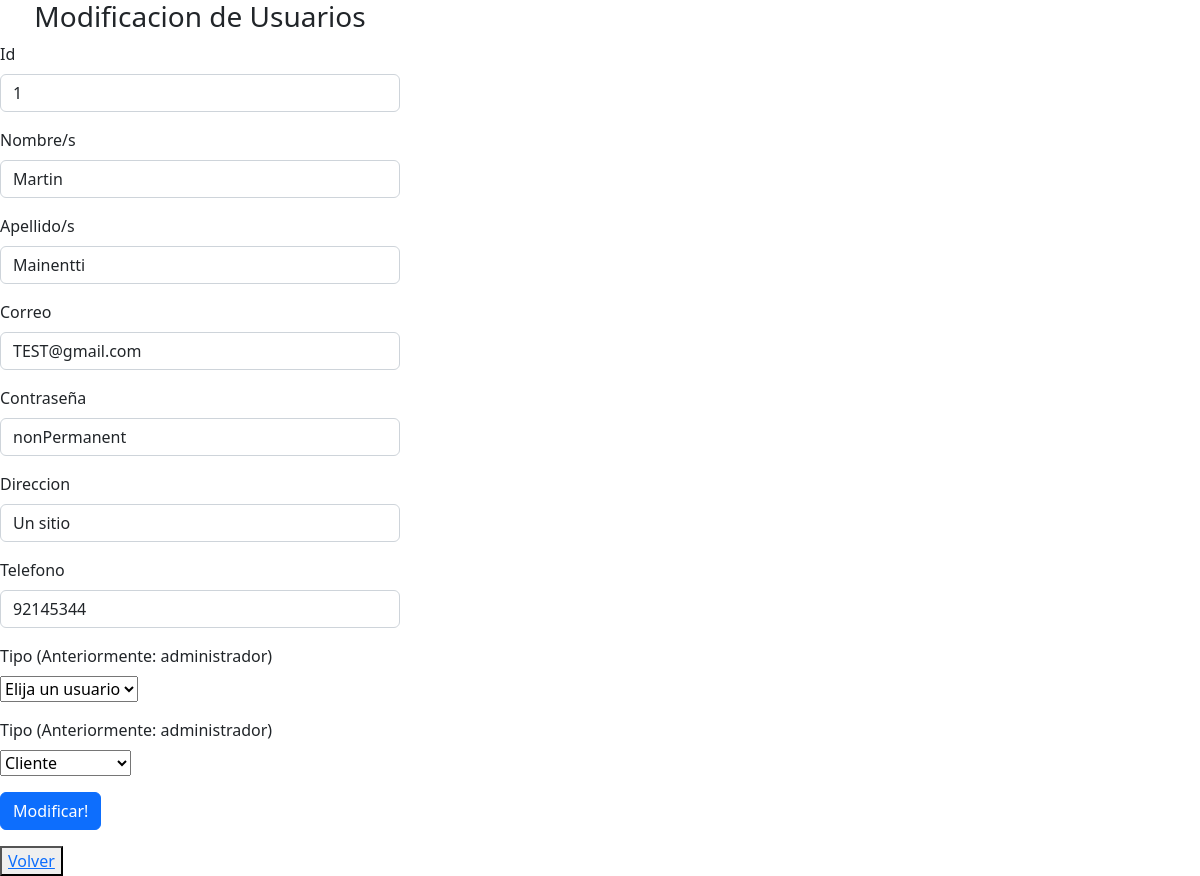
Screenshot of /PaginaGrupo2/pagina/ModificarUsuario_pagina.php?id=1 with the database file from the repository.
### tables this page shows
CREATE TABLE `usuario` (
  `id_usuario` int(10) PRIMARY KEY NOT NULL AUTO_INCREMENT COMMENT 'ID del Usuario',
  `nombre` varchar(40) NOT NULL COMMENT 'Nombre del Usuario',
  `apellido` varchar(40) NOT NULL COMMENT 'Apellido del Usuario',
  `correo` varchar(60) NOT NULL COMMENT 'Correo del Usuario',
  `password` varchar(20) NOT NULL COMMENT 'Clave del Usuario',
  `direccion` varchar(80) DEFAULT NULL COMMENT 'Direccion de envio del Usuario',
  `telefono` int(13) DEFAULT NULL COMMENT 'Telefono de contacto del Usuario', 
   
  `tipo` varchar(30) NOT NULL DEFAULT 'cliente' COMMENT 'Tipo de usuario, para las jerarquias'
);

### PaginaGrupo2/modelo/conexion.php (called while the page is built)
<?php
class Conectar{
    public static function conexion (){
        try{
            $host ="localhost";
            $user ="root";
            $pass="";
            $bd="proyecto_grupo2";
            $con = mysqli_connect($host,$user,$pass);
            mysqli_select_db($con,$bd);
            return $con;
        }catch(Exception $e){
    die('Error'.$e->getMessage());
    echo "La linea de error " . $e->getLine();
        }
    }
    }
    ?>

### PaginaGrupo2/controlador/Modificar_usuario_controlador.php (called while the page is built, shortened)
<?php
require_once("../modelo/Modificar_usuario_modelo.php");
$usuarios = new modificar_usuario();
$usuario_modificar = $usuarios->get_data();
require_once("../vista/Modificar_usuario_view.php");
?>

### PaginaGrupo2/modelo/Modificar_usuario_modelo.php (called while the page is built, shortened)
<?php
class modificar_usuario{
    private $con;
    public function __construct()
    {
        require_once("../modelo/conexion.php");
        $this->con=Conectar::conexion();
    }
    public function get_data(){
    $id = $_SESSION['mod_usuario'];
    $sql = "SELECT * FROM usuario WHERE id_usuario = $id";
    $query = mysqli_query($this->con,$sql);
    return $query;
    }
}
?>

### PaginaGrupo2/pagina/ModificarUsuario_pagina.php (the view, shortened to what this page needs)
<!DOCTYPE html>
<html lang="en">
<head>
        <link rel="stylesheet" href="../assets/styles2.css">
        <link href="https://cdn.jsdelivr.net/npm/bootstrap@5.2.0/dist/css/bootstrap.min.css" rel="stylesheet">
</head>
<body>
        <?php require_once("../controlador/Modificar_usuario_controlador.php"); ?>
        <form class="col-4" method="POST">
                <h3 class="text-center">Modificacion de Usuarios</h3>
                <div class="mb-3">
                    <label class="form-label">Id</label>
                    <input type="text" class="form-control" name="id" value="<?php echo $usuario['id_usuario']?>" readonly>
                   </div>
                <div class="mb-3">
                    <label class="form-label">Nombre/s</label>
                    <input type="text" class="form-control" name="nombre" value="<?php echo $usuario['nombre']?>">
                   </div>
                   <div class="mb-3">
                    <label class="form-label">Apellido/s</label>
                    <input type="text" class="form-control" name="apellido" value="<?php echo $usuario['apellido']?>">
                   </div>
                   <div class="mb-3">
                    <label class="form-label">Correo</label>
                    <input type="email" class="form-control" name="correo" value="<?php echo $usuario['correo']?>">
                   </div>
                   <div class="mb-3">
                    <label class="form-label">Contraseña</label>
                    <input type="text" class="form-control" name="password" value="<?php echo $usuario['password']?>">
                   </div>
                   <div class="mb-3">
                    <label class="form-label">Direccion</label>
                    <input type="text" class="form-control" name="direccion" value="<?php echo $usuario['direccion']?>">
                   </div>
                   <div class="mb-3">
                    <label class="form-label">Telefono</label>
                    <input type="number" class="form-control" name="telefono" value="<?php echo $usuario['telefono']?>">
                   </div>
                <div class="mb-3">
                <label class="form-label">Tipo (Anteriormente: <?php echo $usuario['tipo']?>)</label>
                <select name="format" id="format">
                <option selected disabled>Elija un usuario</option>
                </select>
                </div>
                   <div class="mb-3">
                    <label class="form-label">Tipo (Anteriormente: <?php echo $usuario['tipo']?>)</label>
                    <select id="cmbMake" name="tipo">
                        <option value="cliente">Cliente</option>
                    </select>
                   </div>
                  <button type="submit" class="btn btn-primary" name="modificacion" value="enviar">Modificar!</button>
</form>
<button><a href="GestionDeUsuarios.php">Volver</a></button>
</body>
</html>

### PaginaGrupo2/assets/styles2.css (style rules this page uses)
body { background-image: url('fondo1.jpg'); background-repeat: no-repeat; }

### rows the page displays
usuario: id "1", nombre "Martin", apellido "Mainentti", correo "TEST@gmail.com", password "nonPermanent", direccion "Un sitio", telefono "92145344", tipo "administrador"
